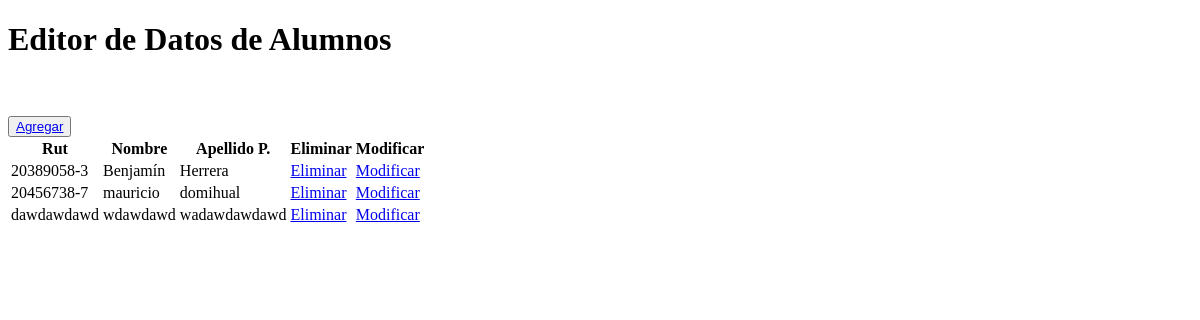
Before: /formulario/crud with the older database file.
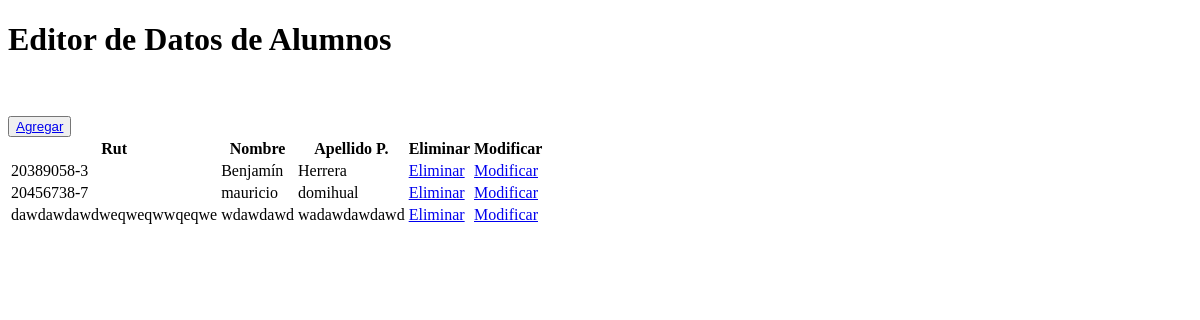
After: the same page with the newer database file.
### formulario/models.py (models this page shows)
class Alumno(models.Model):
    rut              = models.CharField(primary_key=True, max_length=10)
    nombre           = models.CharField(max_length=20)
    apellido_paterno = models.CharField(max_length=20)
    apellido_materno = models.CharField(max_length=20)
    fecha_nacimiento = models.DateField(blank=False, null=False)
    id_genero        = models.ForeignKey('Genero',on_delete=models.CASCADE, db_column='idGenero')
    telefono         = models.CharField(max_length=45)
    email            = models.EmailField(unique=True, max_length=100, blank=True, null=True)
    direccion        = models.CharField(max_length=50, blank=True, null=True)
    activo           = models.IntegerField()

### formulario/views.py (the view)
# urls.py: path('crud', views.crud, name='crud'),
def crud(request):
    alumnos = Alumno.objects.all()
    context={'alumnos': alumnos}
    return render(request, 'formulario/alumnos_list.html', context)

### formulario/templates/formulario/alumnos_list.html (shortened to what this page needs)
<!DOCTYPE html>
<html lang="es">
  <head>
  </head>
  <body>
    <h1>Editor de Datos de Alumnos</h1>
    <br /><br />
    <button type="button">
      <a href="{% url 'alumnosAdd' %}">Agregar</a>
    </button>
    <table>
      {% if alumnos %}
      <th>Rut</th>
      <th>Nombre</th>
      <th>Apellido P.</th>
      <th>Eliminar</th>
      <th>Modificar</th>
      {% for x in alumnos %}
      <tr>
        <td>{{x.rut}}</td>
        <td>{{x.nombre}}</td>
        <td>{{x.apellido_paterno}}</td>
        <td><a href="{% url 'alumnos_del' pk=x.rut %}">Eliminar</a></td>
        <td><a href="{% url 'alumnos_findEdit' pk=x.rut %}">Modificar</a></td>
      </tr>
      {% endfor %} {% endif %}
    </table>
  </body>
</html>

Changed rows visible on the page:
removed Alumno: rut "dawdawdawd", nombre "wdawdawd", apellido_paterno "wadawdawdawd"
added Alumno: rut "dawdawdawdweqweqwwqeqwe", nombre "wdawdawd", apellido_paterno "wadawdawdawd"
